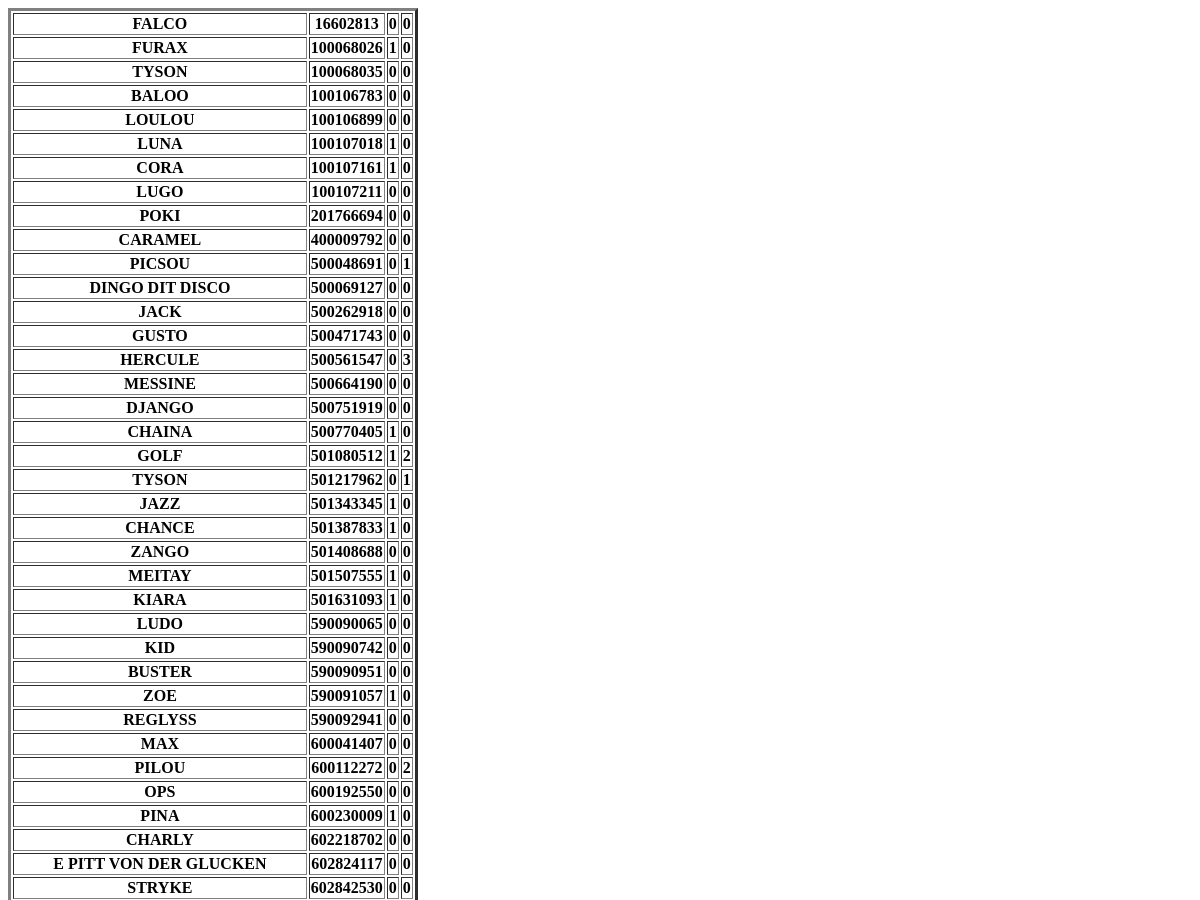
The app's page /Interface/Connexe/test.php (upper part), older data.
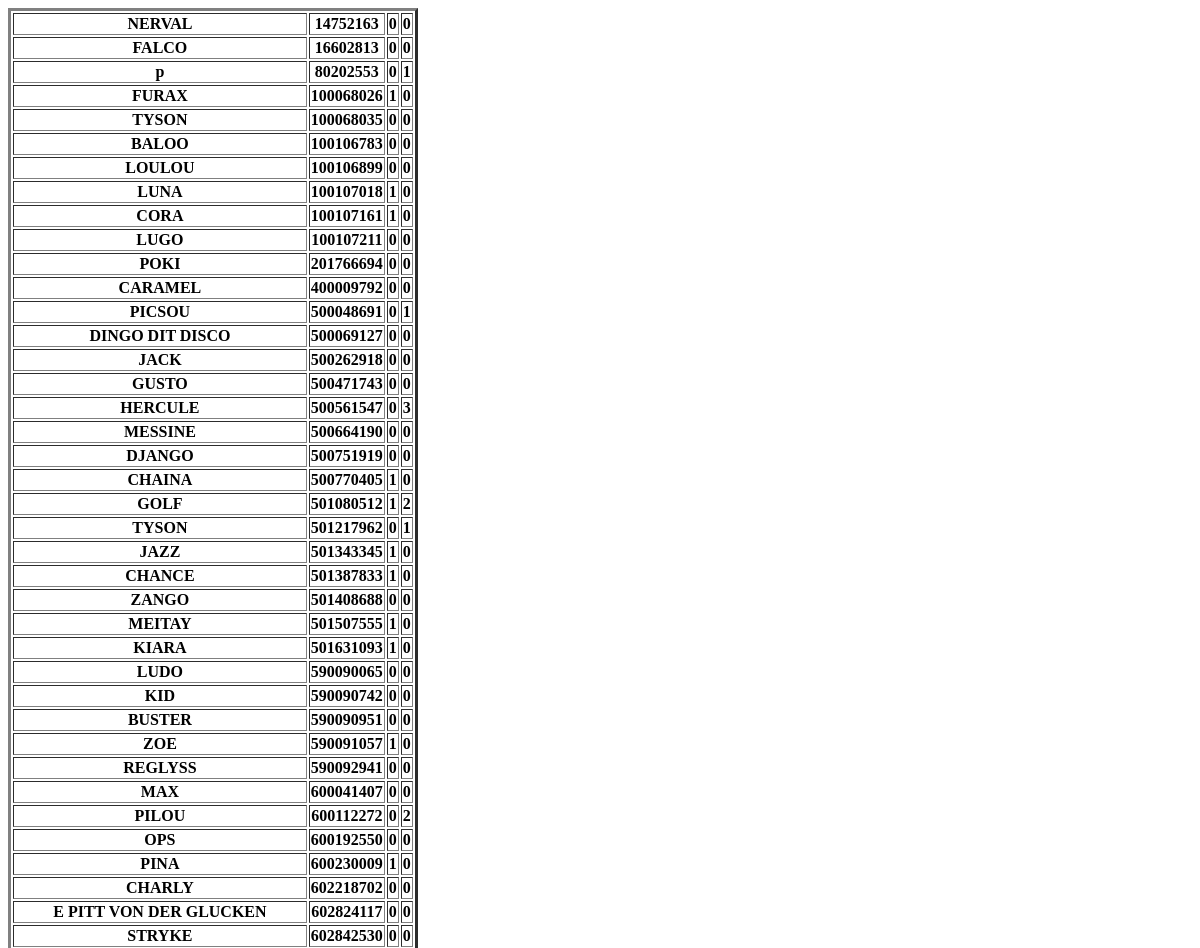
The same page, newer data.
### tables this page shows
CREATE TABLE `chien` (
  `idChien` int(10) NOT NULL,
  `nomChien` varchar(50) DEFAULT NULL,
  `dateNaissance` date DEFAULT NULL,
  `dateEntree` date DEFAULT NULL,
  `dateSortie` varchar(10) DEFAULT NULL,
  `idSexe` int(1) DEFAULT NULL,
  `idSterilisation` int(1) DEFAULT NULL,
  `idTarification` int(1) DEFAULT NULL,
  `idMordeur` int(1) DEFAULT NULL,
  `photo` text NOT NULL,
  `description` text NOT NULL
);

### Interface/Connexe/test.php (the view, shortened to what this page needs)
<!DOCTYPE html>
<html>
<head>
</head>
<body>
	<table border="3">
	<?php
		$bdd = new PDO('mysql:host=localhost;dbname=kitie2;charset=utf8', 'root', 'root');
		$rep = $bdd->query('select * from chien');
		while ($ligne = $rep ->fetch()) {
		echo "<tr>";
		echo "<th>".$ligne["nomChien"]."</th>";
		echo "<th>".$ligne["idChien"]."</th>";
		echo "<th>".$ligne["idSexe"]."</th>";
		echo "<th>".$ligne["idMordeur"]."</th>";
		}
		?>
</body>
</html>

Row changes from the older to the newer data that the page shows:
now on this page (row unchanged): chien: nomChien "NERVAL", idChien "14752163", idSexe "0", idMordeur "0"
added chien: nomChien "p", idChien "80202553", idSexe "0", idMordeur "1"
